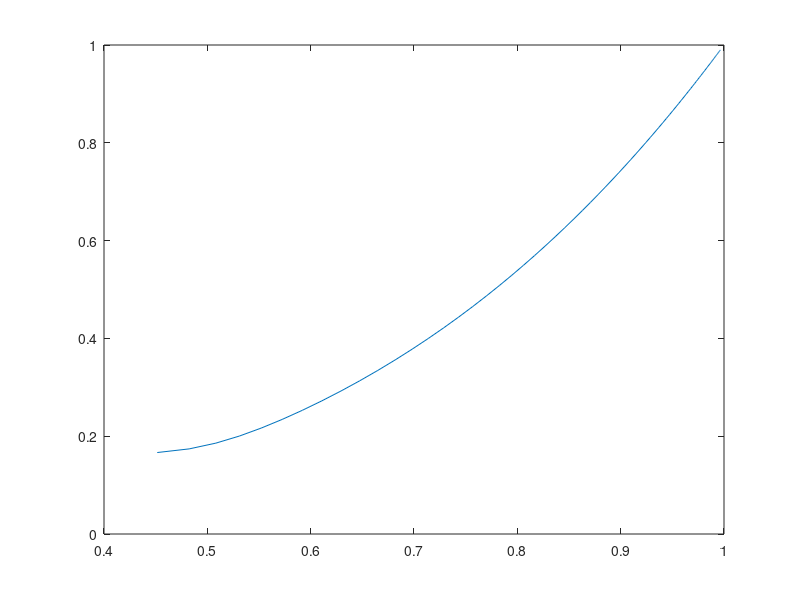

MATLAB code for this plot:
%% a
% initialization
w = rand(2,1,'double');
w = w .* 0.5;
x = w(1);
y = w(2);
flow = [];
lr = 0.001;
for epoch=1:10000
    grad_x = 400*x^3+2*x-400*y-2 ; 
    grad_y = 200*y-200*x^2 ;
    x = x - lr*grad_x;
    y = y - lr*grad_y;
    flow(epoch,1)=x;
    flow(epoch,2)=y;
    flow(epoch,3)=grad_x;
    flow(epoch,4)=grad_y;
    if (x-1)^2+100*(y-x^2)^2 < 0.001
        value = (x-1)^2+100*(y-x^2)^2;
        break
    end
end
plot(flow(:,1),flow(:,2));


